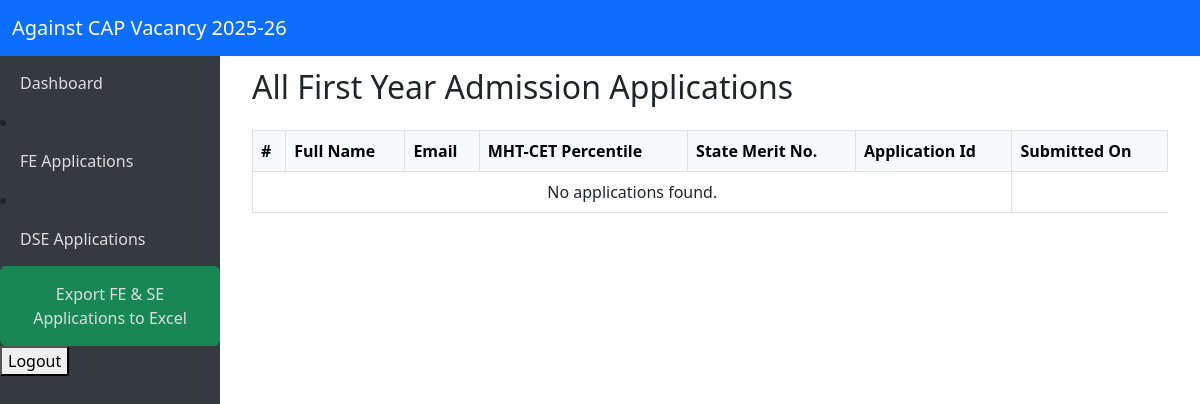
Page /cadmin/first-year-applications/ (signed in) on the earlier database version.
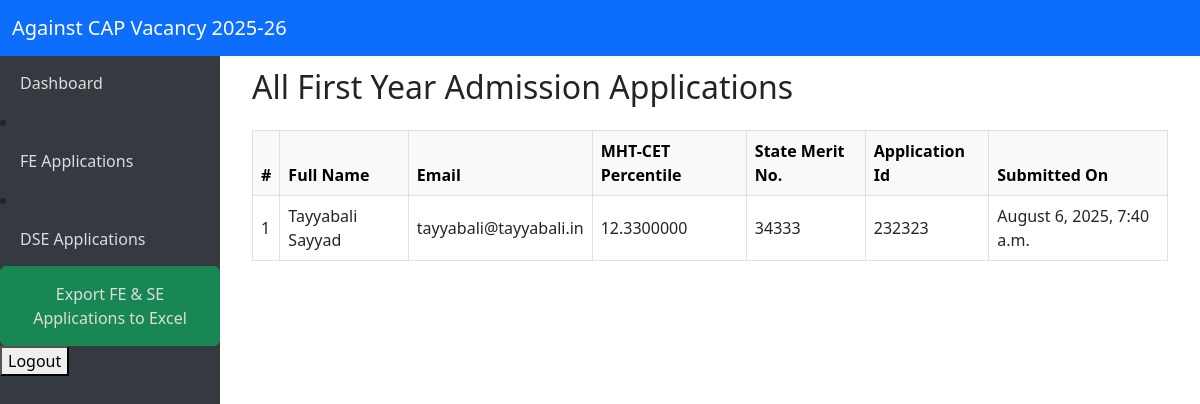
Same page on the later database version.
### admissionapp/models.py (models this page shows)
class FirstYearAdmission(models.Model):
    user = models.OneToOneField(User, on_delete=models.CASCADE, related_name='first_year_application')
    full_name = models.CharField(max_length=255)  # Full name of student
    religion = models.CharField(max_length=100)
    correspondence_address = models.TextField()
    student_cell_no = models.CharField(max_length=15)
    student_email = models.EmailField()
    father_cell_no = models.CharField(max_length=15)
    dob_day = models.PositiveSmallIntegerField()
    dob_month = models.PositiveSmallIntegerField()
    dob_year = models.PositiveSmallIntegerField()
    place_of_birth = models.CharField(max_length=255)  # Place of Birth including District and State in single text
    nationality = models.CharField(max_length=100)
    mht_cet_percentile = models.DecimalField(max_digits=10, decimal_places=7)
    state_merit_no = models.CharField(max_length=50)
    application_id = models.CharField(max_length=50, unique=True)  # Application ID - likely unique
    submitted_at = models.DateTimeField(auto_now_add=True)  # keep track submission time
    def __str__(self):
        return f"{self.full_name} - {self.application_id}"

### admissionapp/views.py (the view)
# urls.py: path('cadmin/first-year-applications/', views.first_year_applications_list, name='first_year_applications_list'),
@staff_member_required
def first_year_applications_list(request):
    applications = FirstYearAdmission.objects.all().order_by('-submitted_at')
    print(applications)
    return render(request, 'first_year_applications_list.html', {'applications': applications})

### templates/first_year_applications_list.html (shortened to what this page needs)
{% extends 'base.html' %}
{% block content %}
<div class="container mt-5">
    <h2>All First Year Admission Applications</h2>
    <table class="table table-bordered table-hover mt-4 align-middle">
        <thead class="table-light">
            <tr>
                <th>#</th>
                <th>Full Name</th>
                <th>Email</th>
                <th>MHT-CET Percentile</th>
                <th>State Merit No.</th>
                <th>Application Id</th>
                <th>Submitted On</th>
            </tr>
        </thead>
        <tbody>
            {% for app in applications %}
            <tr>
                <td>{{ forloop.counter }}</td>
                <td>{{ app.full_name }}</td>
                <td>{{ app.student_email }}</td>
                <td>{{ app.mht_cet_percentile }}</td>
                <td>{{ app.state_merit_no }}</td>
                <td>{{ app.application_id }}</td>
                <td>{{ app.submitted_at|date:"F j, Y, g:i a" }}</td>
            </tr>
            {% empty %}
            <tr><td colspan="6" class="text-center">No applications found.</td></tr>
            {% endfor %}
        </tbody>
    </table>
</div>
{% endblock %}

Differences in the rows shown:
added FirstYearAdmission: full_name "Tayyabali Sayyad", student_email "tayyabali@tayyabali.in", mht_cet_percentile "12.3300000", state_merit_no "34333", application_id "232323", submitted_at "August 6, 2025, 7:40 a.m."
Other differences:
text no longer shown: "No applications found."
